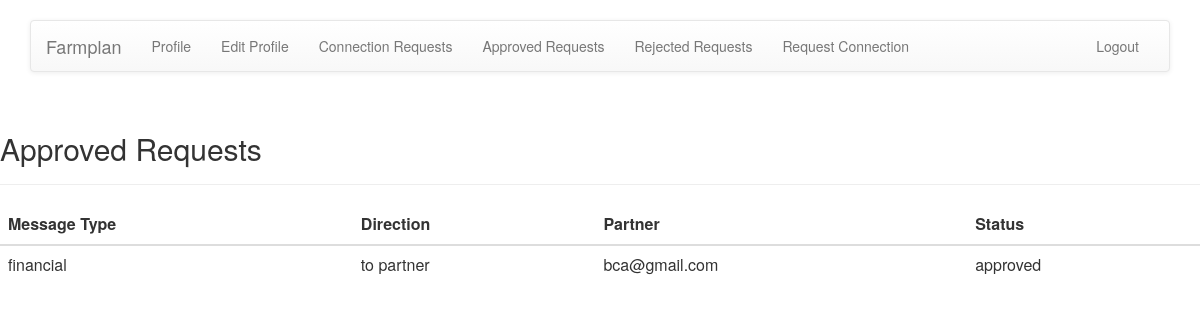
/connections/approved_table/ (signed in), run on an earlier commit of the app's database.
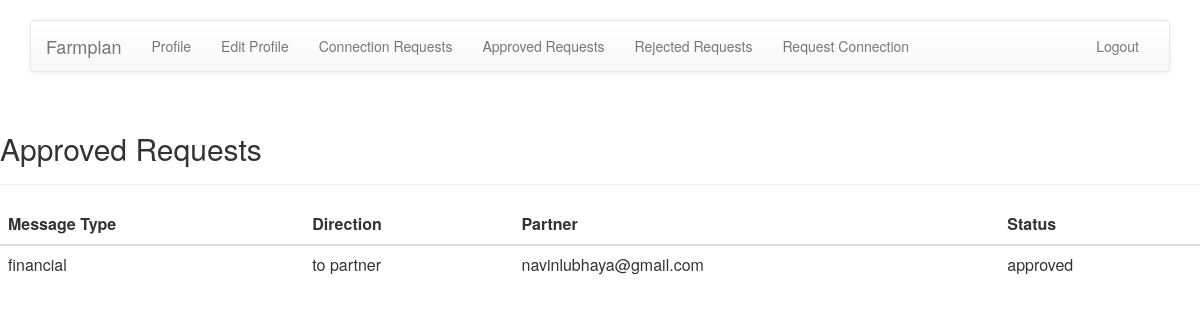
And on a later commit of the database.
### connections/models.py (models this page shows, shortened)
class ConnectionTable(models.Model):
    MESSAGE_CHOICES = (
        ('movement', 'movement'),
        ('execution', 'execution'),
        ('financial', 'financial'),
    )
    DIRECTION_CHOICES = (
        ('to partner', 'to partner'),
        ('from partner', 'from partner'),
    )
    STATUS_CHOICES = (
        ('awaiting approval', 'awaiting approval'),
        ('approved', 'approved'),
        ('rejected', 'rejected'),
    )
    user = models.ForeignKey(FarmUser, on_delete=models.CASCADE, limit_choices_to={'is_client': False, 'is_admin': False}, related_name="partner")
    message_type = models.CharField(max_length=50, choices=MESSAGE_CHOICES,default='')
    direction = models.CharField(max_length=50, choices=DIRECTION_CHOICES, default='')
    client = models.ForeignKey(FarmUser, on_delete=models.CASCADE, limit_choices_to={'is_client': True}, related_name="client")
    status = models.CharField(max_length=50, choices=STATUS_CHOICES, default='awaiting approval')
    slug = models.SlugField(max_length=150, unique=True)
    class Meta:
        unique_together = (('user','message_type','direction','client'))    #prevent duplicates
        ordering  = ('client', 'direction')                                 #order by client then direction

### accounts/models.py (models this page shows, shortened)
class FarmUser(AbstractBaseUser):
    email = models.EmailField(max_length=100, default='', unique=True)
    gatekeeper_id = models.CharField(max_length=10, unique=True)
    business_name = models.CharField(max_length=100, default='', unique=True)
    is_active = models.BooleanField(default=True)
    is_admin = models.BooleanField(default=False)
    is_client = models.BooleanField(default=False)
    objects = UserManager()
    USERNAME_FIELD = 'email'        #username field and password required by default
    REQUIRED_FIELDS = ['gatekeeper_id','business_name'] #used when executing command like python manage.py createsuperuser
    def __str__(self):
        return self.email

### connections/views.py (the view)
@login_required
def approved_table(request):
    if request.user.is_client:
        data = ConnectionTable.objects.filter(client=request.user, status="approved")
        args = {'data': data}
        return render(request, 'connections/client/approved_table.html', args)
    elif request.user.is_admin:
        return HttpResponse('<h1>Page not found</h1>')
    else:
        data = ConnectionTable.objects.filter(user=request.user, status="approved")
        args = {'data': data}
        return render(request, 'connections/partner/approved_table.html', args)

### connections/templates/connections/partner/approved_table.html (shortened to what this page needs)
{% extends 'base.html' %}
{% block body %}
<div class="page-header">
    <h2>Approved Requests</h2>
</div>
<div class="table-responsive">
    <table class="table table-hover">
        <thead>
              <tr>
                <th>Message Type</th>
                <th>Direction</th>
                <th>Partner</th>
                <th>Status</th>
              </tr>
        </thead>
        <tbody>
        {% for value in data %}
            <tr>
                <td>{{ value.message_type }}</td>
                <td>{{ value.direction }}</td>
                <td>{{ value.client }}</td>
                <td>{{ value.status }}</td>
            </tr>
        {% endfor %}
        </tbody>
    </table>
</div>
{% endblock %}

What changed in the data, as far as the page shows it:
changed through a linked row, ConnectionTable "financial": client "bca@gmail.com" → "navinlubhaya@gmail.com"
